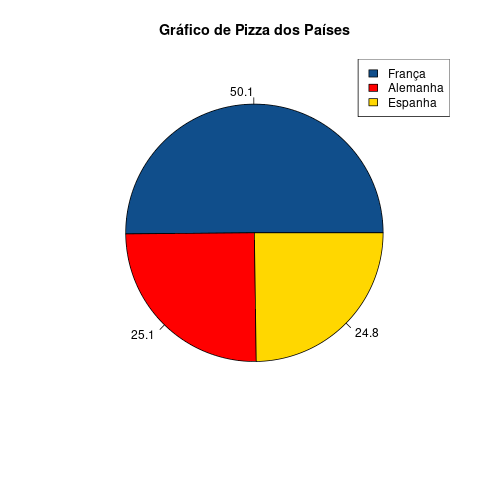

Generate this figure with R:
Paises = table(DATASET.MQA$Pais)
porcentagem = round(Paises*100/sum(Paises), 1)
cores = c("dodgerblue4", "red", "gold")
png(file = "GraficoPais.jpg")
pie(Paises, labels = porcentagem, main = "Gráfico de Pizza dos Países", col = cores)
legend("topright", c("França", "Alemanha", "Espanha"), fill = cores)
dev.off()